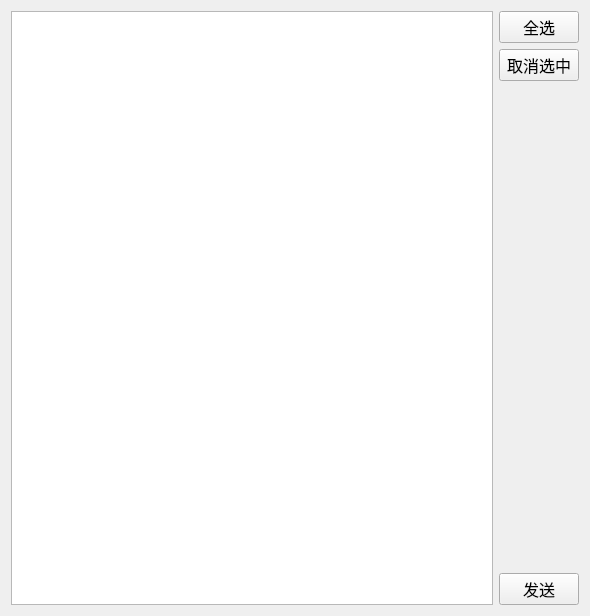
<?xml version="1.0" encoding="UTF-8"?>
<ui version="4.0">
 <class>ShareFile</class>
 <widget class="QWidget" name="ShareFile">
  <property name="geometry">
   <rect>
    <x>0</x>
    <y>0</y>
    <width>590</width>
    <height>616</height>
   </rect>
  </property>
  <property name="windowTitle">
   <string>分享文件</string>
  </property>
  <property name="windowIcon">
   <iconset resource="config.qrc">
    <normaloff>:/shareFile.png</normaloff>:/shareFile.png</iconset>
  </property>
  <layout class="QHBoxLayout" name="horizontalLayout">
   <item>
    <widget class="QListWidget" name="friendlist_LW">
     <property name="selectionMode">
      <enum>QAbstractItemView::MultiSelection</enum>
     </property>
    </widget>
   </item>
   <item>
    <layout class="QVBoxLayout" name="verticalLayout">
     <item>
      <widget class="QPushButton" name="allchoose_PB">
       <property name="font">
        <font>
         <family>Agency FB</family>
         <pointsize>12</pointsize>
        </font>
       </property>
       <property name="text">
        <string>全选</string>
       </property>
      </widget>
     </item>
     <item>
      <widget class="QPushButton" name="nochoose_PB">
       <property name="font">
        <font>
         <family>Agency FB</family>
         <pointsize>12</pointsize>
        </font>
       </property>
       <property name="text">
        <string>取消选中</string>
       </property>
      </widget>
     </item>
     <item>
      <spacer name="verticalSpacer">
       <property name="orientation">
        <enum>Qt::Vertical</enum>
       </property>
       <property name="sizeHint" stdset="0">
        <size>
         <width>20</width>
         <height>40</height>
        </size>
       </property>
      </spacer>
     </item>
     <item>
      <widget class="QPushButton" name="output_PB">
       <property name="font">
        <font>
         <family>Agency FB</family>
         <pointsize>12</pointsize>
        </font>
       </property>
       <property name="text">
        <string>发送</string>
       </property>
      </widget>
     </item>
    </layout>
   </item>
  </layout>
 </widget>
 <resources>
  <include location="config.qrc"/>
 </resources>
 <connections/>
</ui>
